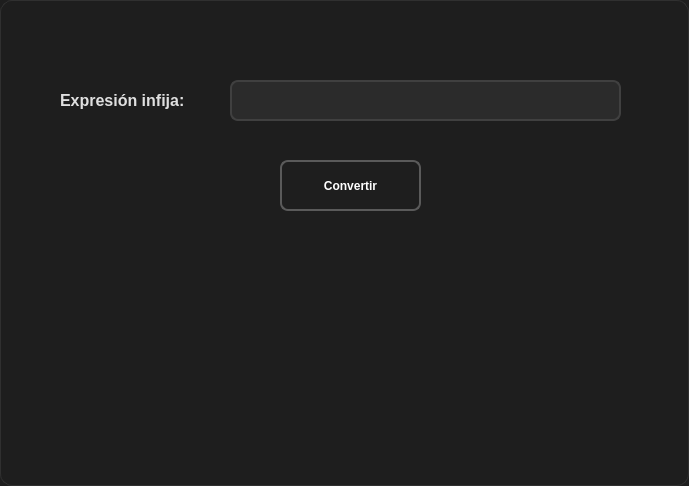
<?xml version="1.0" encoding="UTF-8"?>
<ui version="4.0">
 <class>Dialog</class>
 <widget class="QDialog" name="Dialog">
  <property name="geometry">
   <rect>
    <x>0</x>
    <y>0</y>
    <width>689</width>
    <height>486</height>
   </rect>
  </property>
  <property name="windowTitle">
   <string>Dialog</string>
  </property>
  <property name="styleSheet">
   <string notr="true">/* =========================
   VENTANA PRINCIPAL
   ========================= */
QDialog {
    background-color: #1e1e1e;
    border: 1px solid #303030;
    border-radius: 12px;
    font-family: &quot;Segoe UI&quot;;
    color: #f0f0f0;
}

/* =========================
   ETIQUETAS
   ========================= */
QLabel {
    color: #e0e0e0;
    font-weight: 500;
    background: transparent;
}

/* =========================
   CAJAS DE TEXTO
   ========================= */
QLineEdit {
    background-color: #2b2b2b;
    color: #ffffff;
    border: 2px solid #404040;
    border-radius: 8px;
    padding: 8px;
    selection-background-color: #3d8bfd;
}

QLineEdit:focus {
    border: 2px solid #3d8bfd;
    background-color: #333333;
}

QLineEdit:disabled {
    background-color: #252525;
    color: #808080;
}

/* =========================
   BOTONES
   ========================= */
QPushButton {
    background-color: transparent;
    color: white;
    border: 2px solid #5a5a5a;
    border-radius: 8px;
    padding: 8px 14px;
    font-weight: bold;
}

QPushButton:hover {
    background-color: #333333;
}

QPushButton:pressed {
    background-color: #252525;
}
/* =========================
   TOOLTIP
   ========================= */
QToolTip {
    background-color: #2b2b2b;
    color: white;
    border: 1px solid #3d8bfd;
    padding: 5px;
}</string>
  </property>
  <widget class="QLabel" name="label">
   <property name="geometry">
    <rect>
     <x>60</x>
     <y>90</y>
     <width>171</width>
     <height>21</height>
    </rect>
   </property>
   <property name="font">
    <font>
     <pointsize>12</pointsize>
     <weight>62</weight>
     <bold>true</bold>
    </font>
   </property>
   <property name="text">
    <string>Expresión infija:</string>
   </property>
  </widget>
  <widget class="QLineEdit" name="txt_infja">
   <property name="geometry">
    <rect>
     <x>230</x>
     <y>80</y>
     <width>391</width>
     <height>41</height>
    </rect>
   </property>
   <property name="font">
    <font>
     <pointsize>10</pointsize>
     <weight>75</weight>
     <bold>true</bold>
    </font>
   </property>
  </widget>
  <widget class="QLabel" name="lbl_posfija">
   <property name="geometry">
    <rect>
     <x>30</x>
     <y>310</y>
     <width>631</width>
     <height>91</height>
    </rect>
   </property>
   <property name="font">
    <font>
     <pointsize>10</pointsize>
     <weight>62</weight>
     <bold>true</bold>
    </font>
   </property>
   <property name="text">
    <string/>
   </property>
   <property name="alignment">
    <set>Qt::AlignCenter</set>
   </property>
  </widget>
  <widget class="QPushButton" name="btn_conver">
   <property name="geometry">
    <rect>
     <x>280</x>
     <y>160</y>
     <width>141</width>
     <height>51</height>
    </rect>
   </property>
   <property name="font">
    <font>
     <pointsize>9</pointsize>
     <weight>75</weight>
     <bold>true</bold>
    </font>
   </property>
   <property name="text">
    <string>Convertir</string>
   </property>
  </widget>
 </widget>
 <resources/>
 <connections/>
</ui>
